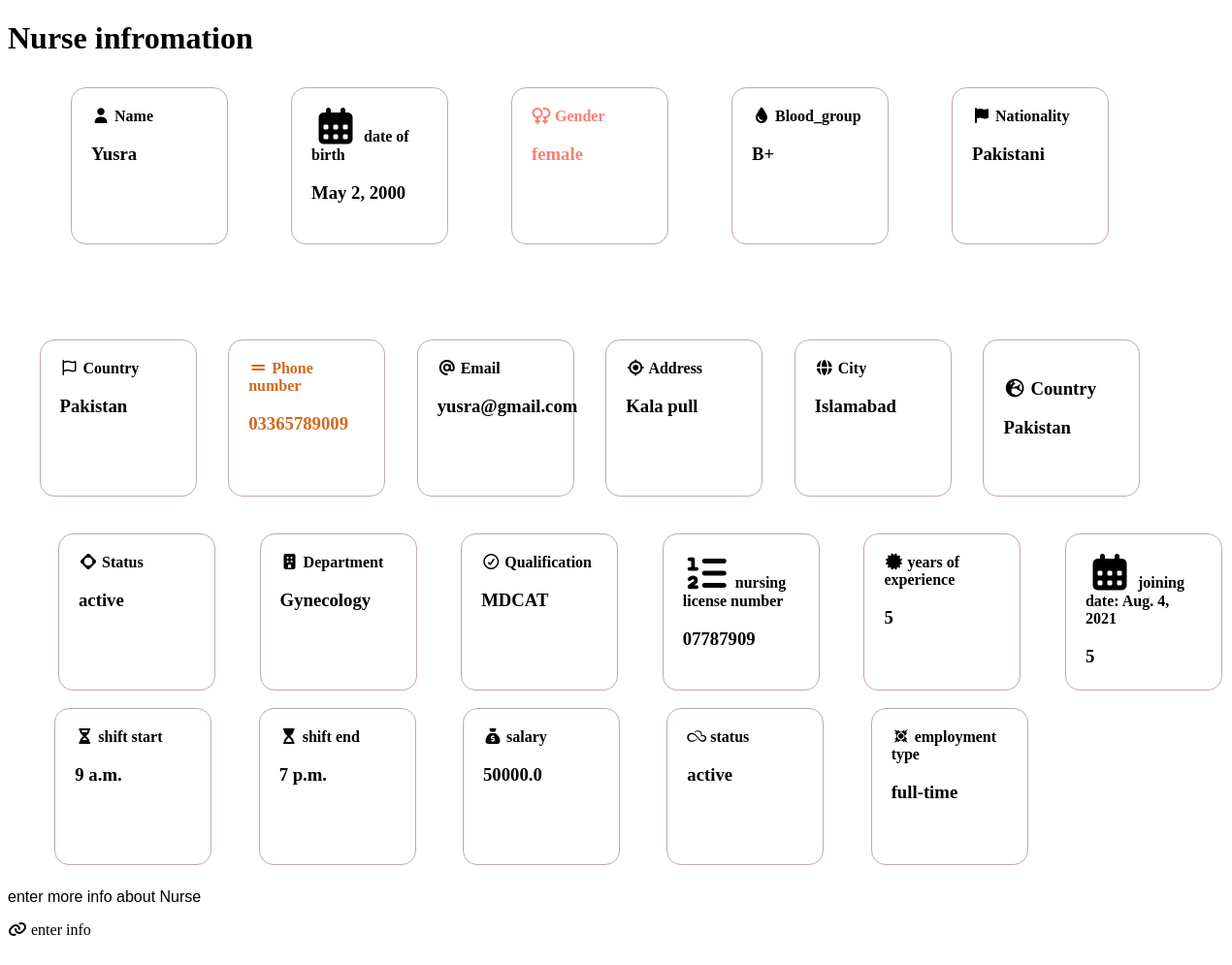
The app's page /showNurseInfo/ (signed in) with its own data.
### Hospital_app/models.py (models this page shows)
class Nurse_Personal_info(models.Model):
    full_name=models.CharField(max_length=200)
    date_of_birth=models.DateField()
    gender=models.CharField(max_length=50)
    blood_group=models.CharField(max_length=50)
    nationality=models.CharField(max_length=100)
    def __str__(self):
        return self.full_name

class nurse_contact_info(models.Model):
    nurse_id=models.ForeignKey(Nurse_Personal_info,on_delete=models.CASCADE,null=True,blank=True)
    phone_number=models.CharField(max_length=150)
    email=models.EmailField()
    address=models.CharField(max_length=150)
    city=models.CharField(max_length=150)
    country=models.CharField(max_length=150)
    def __str__(self):
        return self.country

class nurse_employee_info(models.Model):
    nu_id=models.ForeignKey(Nurse_Personal_info,on_delete=models.CASCADE,null=True,blank=True)
    department=models.CharField(max_length=200)
    qualification=models.CharField(max_length=200)
    nursing_license_number=models.CharField(max_length=200)
    years_of_experience=models.CharField(max_length=50)
    joining_date=models.DateField()
    employment_type=models.CharField(max_length=200)
    salary=models.FloatField()
    status=models.CharField(max_length=200)
    def __str__(self):
        return self.status

class nurse_work_info(models.Model):
    se_id=models.ForeignKey(Nurse_Personal_info,on_delete=models.CASCADE,null=True,blank=True)
    assigned_room=models.ForeignKey(room_info,on_delete=models.CASCADE,null=True,blank=True)
    assigned_doctor=models.ForeignKey(doctor_perinfo,on_delete=models.CASCADE,null=True,blank=True)
    shift_start=models.TimeField()
    shift_end=models.TimeField()

### Hospital_app/views.py (the view)
# urls.py: path('showNurseInfo/',showNurseInfo,name="showNurseInfo"),
def showNurseInfo(request):
     nurse_id=request.session.get("nurse_id")
     nurse_info=Nurse_Personal_info.objects.filter(id=nurse_id)
     nurseNorInfo=nurse_contact_info.objects.filter(nurse_id=nurse_id)
     nurseEmploy=nurse_employee_info.objects.filter(nu_id=nurse_id)
     nurseWork=nurse_work_info.objects.filter(se_id=nurse_id)
     return render(request,"showNurseData.html",{"nurse_info":nurse_info,"normalInfo":nurseNorInfo,"NurseEmp":nurseEmploy,"NurseWork":nurseWork})

### templates/showNurseData.html (shortened to what this page needs)
<!DOCTYPE html>
<html lang="en">
<head>
    {% load static %}
    <link rel="stylesheet" href="{% static 'style.CSS' %}">
    <link rel="stylesheet" href="https://cdnjs.cloudflare.com/ajax/libs/font-awesome/7.3.1/css/all.min.css" />
</head>
<body>
    <h1>Nurse infromation</h1>
    {% for nuInfo in nurse_info %}
    <div id="nuInfo">
        <div id="nuname">
        <strong><i class="fa-solid fa-user"></i>  Name</strong>
        <h3>{{nuInfo}}</h3>
        </div>
        <div id="dateofbirth">
        <strong><i class="fa-solid fa-calendar-days"></i>  date of birth</strong>
        <h3>{{nuInfo.date_of_birth}}</h3>
        </div>
        <div id="gender">
        <strong><i class="fa-solid fa-venus-double"></i>  Gender</strong>
        <h3>{{nuInfo.gender}}</h3>
        </div>
        <div id="bloodgroup">
        <strong><i class="fa-solid fa-droplet"></i>  Blood_group</strong>
        <h3>{{nuInfo.blood_group}}</h3>
        </div>
        <div id="nation">
        <strong><i class="fa-solid fa-flag"></i>   Nationality</strong>
        <h3>{{nuInfo.nationality}}</h3>
        </div>
    </div>
    {% endfor %}
    {% for n in normalInfo %}
    <div id="numinfo">
        <div id="nucoun">
        <strong><i class="fa-regular fa-flag"></i>  Country</strong>
        <h3>{{n}}</h3>
        </div>
        <div id="phnum">
        <strong><i class="fa-solid fa-grip-lines"></i>  Phone number</strong>
        <h3>{{n.phone_number}}</h3>
        </div>
        <div id="nuem">
        <strong><i class="fa-solid fa-at"></i>  Email</strong>
        <h3>{{n.email}}</h3>
        </div>
        <div id="nuadd">
        <strong><i class="fa-solid fa-location-crosshairs"></i>   Address</strong>
        <h3>{{n.address}}</h3>
        </div>
        <div id="nucity">
        <strong><i class="fa-solid fa-globe"></i>  City</strong>
        <h3>{{n.city}}</h3>
        </div>
        <div id="nucoun">
        <h3><i class="fa-solid fa-earth-europe"></i>  Country</h3>
        <h3>{{n.country}}</h3>
        </div>
    </div>
    {% endfor %}
    {% for e in NurseEmp %}
    <div id="nuempinfo">
        <div id="nustat">
        <strong><i class="fa-brands fa-cloudsmith"></i>  Status</strong>
        <h3>{{e}}</h3>
        </div>
        <div id="nudep">
        <strong><i class="fa-solid fa-building"></i>   Department</strong>
        <h3>{{e.department}}</h3>
        </div>
        <div id="nuqual">
        <strong><i class="fa-regular fa-circle-check"></i>  Qualification</strong>
        <h3>{{e.qualification}}</h3>
        </div>
        <div id="nulinnum">
        <strong><i class="fa-solid fa-list-ol"></i>   nursing license number</strong>
        <h3>{{e.nursing_license_number}}</h3>
        </div>
        <div id="nuexp">
        <strong><i class="fa-solid fa-certificate"></i>  years of experience</strong>
        <h3>{{e.years_of_experience}}</h3>
        </div>
        <div id="joindate">
        <strong><i class="fa-solid fa-calendar-days"></i>  joining date: {{e.joining_date}}</strong>
        <h3>{{e.years_of_experience}}</h3>
        </div>
    </div>
    {% for w in NurseWork %}
    <div id="shifts">
        <div id="shiftstrt">
        <strong><i class="fa-solid fa-hourglass-half"></i>  shift start </strong>
        <h3>{{w.shift_start}}</h3>
    </div>
    <div id="shiftend">
        <strong><i class="fa-solid fa-hourglass-start"></i>  shift end </strong>
        <h3>{{w.shift_end}}</h3>
    </div>
    <div id="sal">
        <strong><i class="fa-solid fa-sack-dollar"></i>  salary</strong>
        <h3>{{e.salary}}</h3>
        </div>
        <div id="sat">
        <strong><i class="fa-brands fa-skyatlas"></i>  status</strong>
        <h3>{{e.status}}</h3>
        </div>
        <div id="emptype">
        <strong><i class="fa-brands fa-sith"></i>   employment type</strong>
        <h3> {{e.employment_type}}</h3>
        </div>
    </div>
    {% endfor %}
    {% endfor %}
    <br>
    <div id="pageurl">
    <p>enter more info about Nurse</p>
    <a href="{% url 'makeNurseEmployForms' %}"><i class="fa-solid fa-link"></i>   enter info</a>
    </div>
</body>
</html>

### records on screen
Nurse_Personal_info: full_name "Yusra", date_of_birth "May 2, 2000", gender "female", blood_group "B+", nationality "Pakistani"
nurse_contact_info: country "Pakistan", phone_number "03365789009", email "yusra@gmail.com", address "Kala pull", city "Islamabad"
nurse_employee_info: status "active", department "Gynecology", qualification "MDCAT", nursing_license_number "07787909", years_of_experience "5", joining_date "Aug. 4, 2021", salary "50000.0", employment_type "full-time"
nurse_work_info: shift_start "9 a.m.", shift_end "7 p.m."
